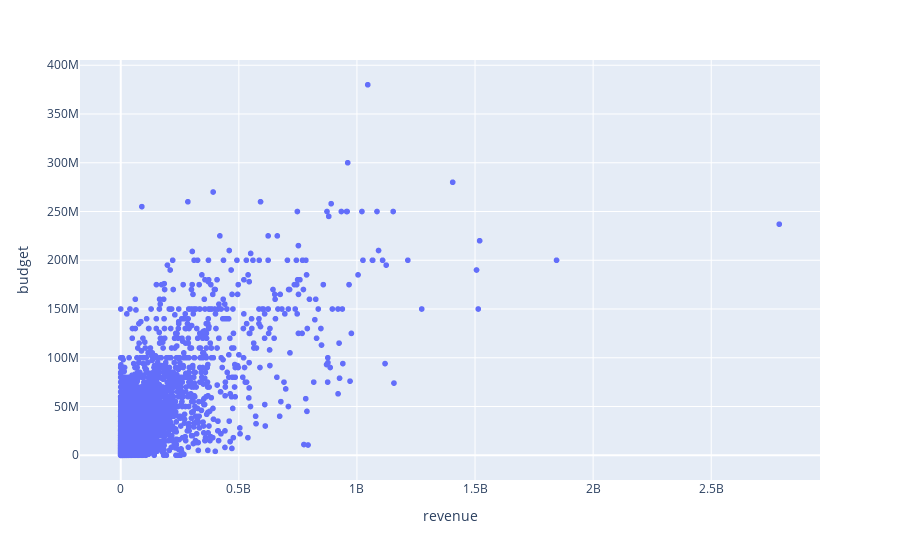

The notebook cell saved with this chart:
### Markdown cell above
## Q7: Use scatter plot to draw the relationship between budget and revenue.
![p3.png](attachment:p3.png)

### Code cell
fig = px.scatter(movies, x="revenue", y="budget")
fig.show()

### Figure 1 — Plotly figure (JSON) as saved in the notebook; plotly's stock layout.template omitted (floating-point values rounded to 4 significant figures; data arrays with more than 128 entries replaced by an {"elided": "..."} marker saying what was removed)
{"data": [{"hovertemplate": "revenue=%{x}<br>budget=%{y}<extra></extra>", "legendgroup": "", "marker": {"color": "#636efa", "symbol": "circle"}, "mode": "markers", "name": "", "showlegend": false, "type": "scattergl", "x": {"elided": "4809 int values"}, "xaxis": "x", "y": {"elided": "4809 int values"}, "yaxis": "y"}], "layout": {"legend": {"tracegroupgap": 0}, "margin": {"t": 60}, "xaxis": {"anchor": "y", "domain": [0, 1], "title": {"text": "revenue"}}, "yaxis": {"anchor": "x", "domain": [0, 1], "title": {"text": "budget"}}}}
